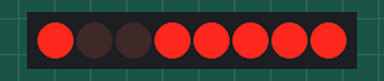
This sketch was run on a simulated Arduino Uno, built with avr-gcc and run on an emulated ATmega328P. On the bench: 8 shift-register outputs drawn as a row of LEDs (first output left, lit = HIGH). Wiring (inferred from the names in the program): shift register (74HC595): data pin 8; shift clock pin 6; latch pin 7. Wiring (inferred from the signals the program sends): row of LEDs: on Q0, Q1, Q2, Q3, Q4, Q5, Q6, Q7.

Above: at 0.5 s.
At 1.5 s:
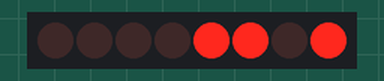
At 2.5 s:
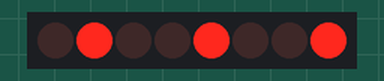
At 3.5 s:
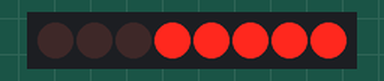
At 4.5 s:
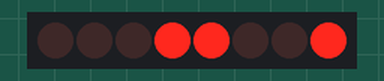
Timing chart, 0 to 6.5 s (numbered marks = the images above):
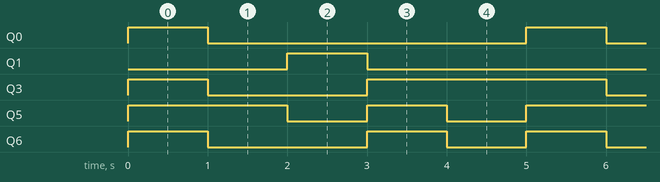

The sketch:

lab7_zad2.2.ino
```cpp
int dataPin = 8;
int latchPin = 7;
int clockPin = 6;

byte lights[] = {0b11111001,0b10110000,0b10010010,0b11111000,0b10011000 };

void setup() {
  pinMode(latchPin, OUTPUT);
  pinMode(clockPin, OUTPUT);
  pinMode(dataPin, OUTPUT);
}

void loop() {
  for (int i = 0; i<5; i++) {
    digitalWrite(latchPin, LOW);
    shiftOut(dataPin, clockPin, MSBFIRST, lights[i]);
    digitalWrite(latchPin, HIGH);
    delay(1000);
  }
}
```

Measured:
- by itself, Q0, Q1: alternates HIGH for 1.0 s and LOW for 4.0 s
- by itself, Q3: repeats every 5.0 s: LOW 2.0 s, HIGH 3.0 s
- by itself, Q5: repeats every 5.0 s: LOW 1.0 s, HIGH 1.0 s, LOW 1.0 s, HIGH 2.0 s
- by itself, Q6: repeats every 5.0 s: LOW 2.0 s, HIGH 1.0 s, LOW 1.0 s, HIGH 1.0 s
